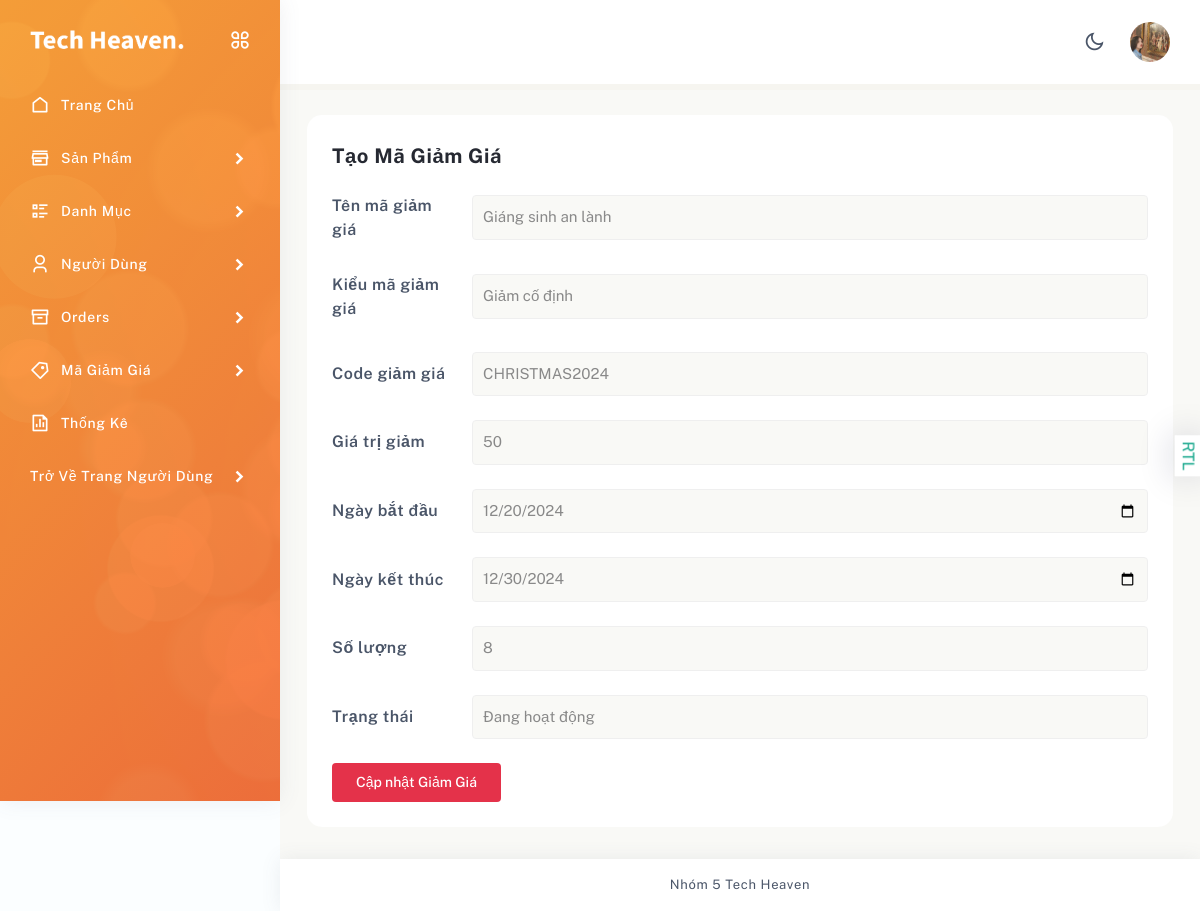
Page /index.php?act=coupon-edit&coupon_id=1 (signed in) on the committed database.
### tables this page shows
CREATE TABLE `coupons` (
  `coupon_Id` int NOT NULL,
  `name` varchar(255) NOT NULL,
  `coupon_type` enum('percentage','fixed-Amount') NOT NULL,
  `coupon_code` varchar(255) NOT NULL,
  `coupon_value` float NOT NULL,
  `start_date` date NOT NULL,
  `end_date` date NOT NULL,
  `quantity` int NOT NULL,
  `status` enum('hidden','active') NOT NULL,
  `created_at` timestamp NULL DEFAULT NULL,
  `updated_at` timestamp NULL DEFAULT NULL
);

### controller/admin/adCouponController.php (called while the page is built, shortened)
<?php
require_once '../models/Coupon.php';
class adCounonController extends Coupon
{
    public function editCoupons(){
        $coupon = $this->editCoupon();
        include '../views/admin/Coupon/editCp.php';
        exit();
    }
}

### connect/connect.php (called while the page is built)
<?php
class connect
{
    private $conn;
    public function connect()
    {
        if ($this->conn === null) {
            $serverName = 'localhost';
            $userName = 'root';
            $password = '';
            $myDB = 'duan1';
            try {
                $this->conn = new PDO("mysql:host=$serverName;dbname=$myDB", $userName, $password);
                $this->conn->setAttribute(PDO::ATTR_ERRMODE, PDO::ERRMODE_EXCEPTION);
            } catch (\Throwable $th) {
                echo 'Kết nối thất bại' . $th->getMessage();
                return null;
            }
        }
        return $this->conn;
    }
}

### models/Coupon.php (called while the page is built, shortened)
<?php
require_once '../connect/connect.php';
class Coupon extends connect
{
    public function editCoupon()
    {
        $sql = 'SELECT * From coupons WHERE coupon_Id =?';
        $stmt = $this->connect()->prepare($sql);
        $stmt->execute([$_GET['coupon_id']]);
        return $stmt->fetch(PDO::FETCH_ASSOC);
    }
}

### views/admin/Coupon/editCp.php (the view, shortened to what this page needs)
<?php
include '../views/admin/layout/header.php';
?>
<div class="page-body-wrapper">
    <div class="page-body">
        <div class="container-fluid">
            <div class="row">
                <div class="col-12">
                    <div class="row">
                        <div class="col-sm-12">
                            <div class="card">
                                <div class="card-body">
                                    <div class="title-header option-title">
                                        <h5>Tạo mã giảm giá</h5>
                                        <br>
                                    </div>
                                    <div class="tab-content" id="pills-tabContent">
                                        <div class="tab-pane fade show active" id="pills-home" role="tabpanel">
                                            <form class="theme-form theme-form-2 mega-form" action="index.php?act=coupon-update&&coupon_id=<?= $coupon['coupon_Id'] ?>" method="post">
                                                <div class="mb-4 row align-items-center">
                                                    <label class="form-label-title col-lg-2 col-md-3 mb-0">Tên mã giảm giá</label>
                                                    <div class="col-md-9 col-lg-10">
                                                        <input class="form-control" type="text" name="name" value="<?= $coupon['name'] ?>" placeholder="Nhập tên mã giảm giá">
                                                    </div>
                                                </div>
                                                <div class="mb-4 row align-items-center">
                                                    <label class="col-sm-2 col-form-label form-label-title">Kiểu mã giảm giá</label>
                                                    <div class="col-sm-10">
                                                        <select class="form-control" name="coupon_type">
                                                            <option value="fixed-Amount" <?= $coupon['coupon_type'] == 'fixed-Amount' ? 'selected' : '' ?>>Giảm cố định</option>
                                                        </select>
                                                    </div>
                                                </div>
                                                <div class="mb-4 row align-items-center">
                                                    <label class="col-lg-2 col-md-3 col-form-label form-label-title">Code giảm giá</label>
                                                    <div class="col-md-9 col-lg-10">
                                                        <input class="form-control" type="text" name="coupon_code" value="<?= $coupon['coupon_code'] ?>" placeholder="Nhập mã giảm giá">
                                                    </div>
                                                </div>
                                                <div class="mb-4 row align-items-center">
                                                    <label class="col-lg-2 col-md-3 col-form-label form-label-title">Giá trị giảm</label>
                                                    <div class="col-md-9 col-lg-10">
                                                        <input class="form-control" type="number" name="coupon_value" value="<?= $coupon['coupon_value'] ?>" placeholder="Giá trị mã giảm giá">
                                                    </div>
                                                </div>
                                                <div class="mb-4 row align-items-center">
                                                    <label class="col-lg-2 col-md-3 col-form-label form-label-title">Ngày bắt đầu</label>
                                                    <div class="col-md-9 col-lg-10">
                                                        <input class="form-control" type="date" value="<?= $coupon['start_date'] ?>" name="start_date">
                                                    </div>
                                                </div>
                                                <div class="mb-4 row align-items-center">
                                                    <label class="col-lg-2 col-md-3 col-form-label form-label-title">Ngày kết thúc</label>
                                                    <div class="col-md-9 col-lg-10">
                                                        <input class="form-control" type="date" value="<?= $coupon['end_date'] ?>" name="end_date">
                                                    </div>
                                                </div>
                                                <div class="mb-4 row align-items-center">
                                                    <label class="col-lg-2 col-md-3 col-form-label form-label-title">Số lượng</label>
                                                    <div class="col-md-9 col-lg-10">
                                                        <input class="form-control" type="number" value="<?= $coupon['quantity'] ?>" name="quantity" placeholder="Số lượng mã giảm giá">
                                                    </div>
                                                </div>
                                                <div class="row align-items-center">
                                                    <label class="form-label-title col-lg-2 col-md-3 mb-0">Trạng thái</label>
                                                    <div class="col-sm-10">
                                                        <select class="form-control" name="status">
                                                            <option value="active" <?= $coupon['status'] == 'active' ? 'selected' : '' ?>>Đang hoạt động</option>
                                                        </select>
                                                    </div>
                                                </div>
                                                <div class="mt-4">
                                                    <button class="btn btn-primary" name="coupon-update" type="submit">Cập nhật Giảm Giá</button>
                                                </div>
                                            </form>
                                        </div>
                                    </div>
                                </div>
                            </div>
                        </div>
                    </div>
                </div>
            </div>
        </div>
    </div>
</div>
<?php
include '../views/admin/layout/footer.php';
?>

### rows in the picture
coupons: name "Giáng sinh an lành", coupon_type "Giảm cố định", coupon_code "CHRISTMAS2024", coupon_value "50", start_date "12/20/2024", end_date "12/30/2024", quantity "8", status "Đang hoạt động"
